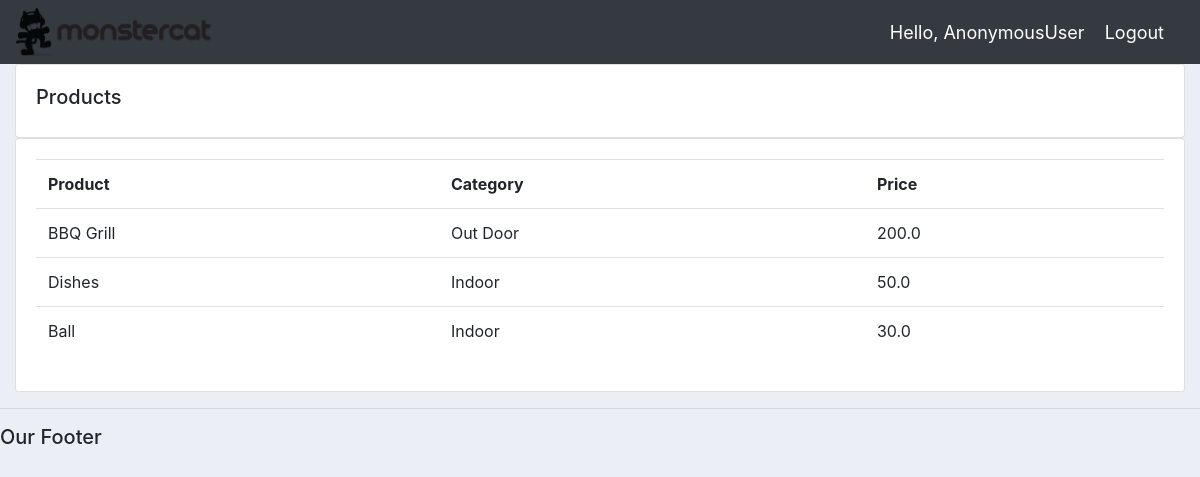
Screenshot of /products/ with the database file from the repository.
### Portfoliomain/models.py (models this page shows, shortened)
class Product(models.Model):
    CATEGORY = (
            ('Indoor', 'Indoor'),
            ('Out Door', 'Out Door'),
                )
    name = models.CharField(max_length=200, null=True)
    price = models.FloatField(null=True)
    category = models.CharField(max_length=200, null=True, choices=CATEGORY)
    description =  models.CharField(max_length=200, null=True, blank=True)
    date_created = models.DateTimeField(auto_now_add=True)
    tags = models.ManyToManyField(Tag)

### Portfoliomain/views.py (the view)
# urls.py: path('products/', views.products, name='products'),
def products(request):
    products = Product.objects.all()
    return render(request, 'Portfoliomain/products.html', {'products': products})

### Portfoliomain/templates/Portfoliomain/products.html
{% extends 'Portfoliomain/main.html' %}
{% block content %}
  <div class="row">
      <div class="col-md">
        <div class="card card-body">
            <h5>Products</h5>
          </div>
          <div class="card card-body">
            <table class="table">
              <tr>
                <th>Product</th>
                <th>Category</th>
                <th>Price</th>
              </tr>
              {% for i in products %}
              <tr>
            <td>  {{i.name}}</td>
              <td>  {{i.category}}</td>
                <td>  {{i.price}}</td>
              </tr>
                    {% endfor %}
            </table>
          </div>
        </div>
      </div>
  {% endblock %}

### static/css/main.css (style rules this page uses)
body { background-color: #ebeff5; }

### rows the page displays
Product: name "BBQ Grill", category "Out Door", price "200.0"
Product: name "Dishes", category "Indoor", price "50.0"
Product: name "Ball", category "Indoor", price "30.0"

### other values shown
{{ request.user }} "AnonymousUser"
